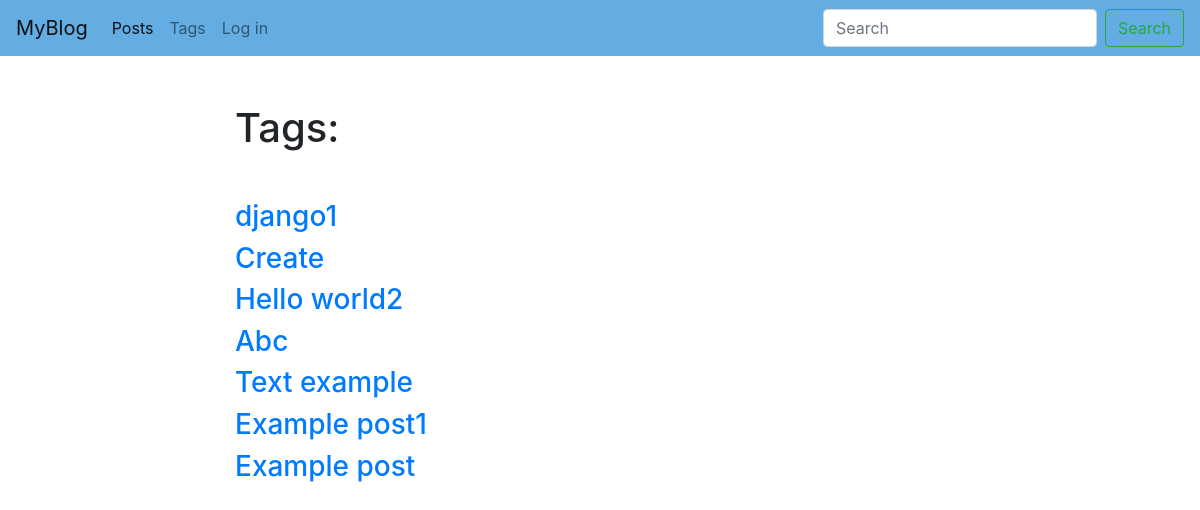
/blog/tags/, run on an earlier commit of the app's database.
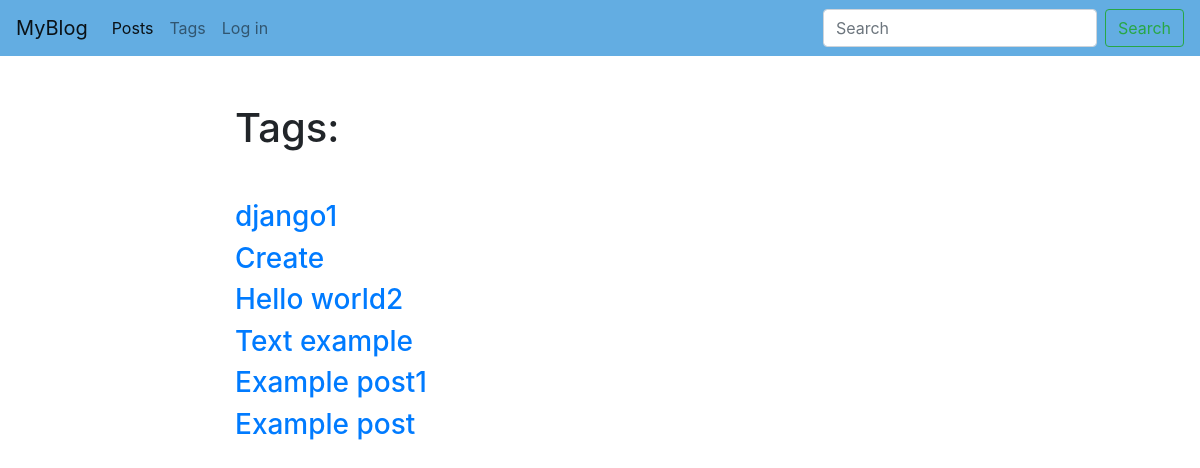
And on a later commit of the database.
### blog/models.py (models this page shows, shortened)
class Tag(models.Model):
    title = models.CharField(max_length=50)
    slug = models.SlugField(max_length=50, unique=True)
    def get_absolute_url(self):
        return reverse('tag_detail_url', kwargs={'slug': self.slug})

### blog/views.py (the view)
# urls.py: path('tags/', tags_list, name='tags_list_url'),
def tags_list(request):
    tags = Tag.objects.all()
    return render(request,'blog/tags_list.html',context={'tags':tags})

### blog/templates/blog/tags_list.html (shortened to what this page needs)
{% extends 'blog/base_blog.html' %}
{% block content %}
  <h1 class="mb-5">Tags:</h1>
  {% for tag in tags %}
    <h3><a href="{{tag.get_absolute_url}}">{{ tag.title }}</a></h3>
  {% endfor %}
{% endblock %}

What changed in the data, as far as the page shows it:
removed Tag: title "Abc"
